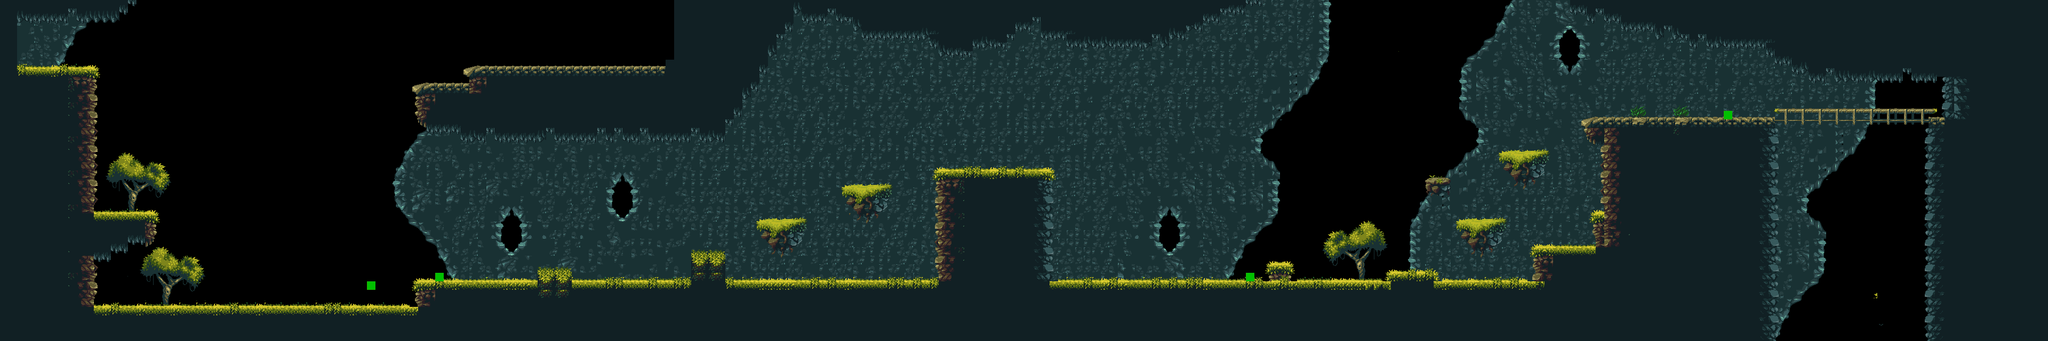

Below is a game level as drawn by its tile map, then a one-line description and the .tmx that defines it (tile-layer data replaced by summaries):
An orthogonal 240x40 tile map with 16x16 px tiles, 4 tile layers (caveBackground, mainGrass, enemies, front), 1 hidden layer not drawn, 3 tilesets.

<map version="1.5" tiledversion="1.7.2" orientation="orthogonal" renderorder="right-down" width="240" height="40" tilewidth="16" tileheight="16" infinite="0" nextlayerid="11" nextobjectid="1">
 <editorsettings>
  <export target="basic_tilemap_027.json" format="json" />
 </editorsettings>
 <tileset firstgid="1" name="Magic_Cliffs16_2" tilewidth="16" tileheight="16" tilecount="1160" columns="58">
  <image source="../tiles/Magic-Cliffs-Environment/PNG/tileset.png" width="928" height="320" />
 </tileset>
 <tileset firstgid="1161" name="Magic_Cliffs16" tilewidth="16" tileheight="16" tilecount="1160" columns="58">
  <image source="../tiles/Magic-Cliffs-Environment/PNG/tileset.png" width="928" height="320" />
 </tileset>
 <tileset firstgid="2321" name="nes-color-palette" tilewidth="16" tileheight="16" tilecount="64" columns="16">
  <image source="../tiles/nes-color-palette.jpg" width="256" height="64" />
 </tileset>
 <layer id="2" name="caveBackground" width="240" height="40">
  <data>[9600 cells, 5209 non-empty, 132 distinct tile ids]</data>
 </layer>
 <layer id="3" name="mainGrass" width="240" height="40">
  <data>[9600 cells, 4500 non-empty, 246 distinct tile ids]</data>
 </layer>
 <layer id="10" name="enemies" width="240" height="40">
  <data>[9600 cells, 4 non-empty, 1 distinct tile ids]</data>
 </layer>
 <layer id="9" name="front" width="240" height="40">
  <data>[9600 cells, 82 non-empty, 24 distinct tile ids]</data>
 </layer>
 <layer id="7" name="exclude" width="240" height="40" visible="0">
  <data>[9600 cells, 6 non-empty, 3 distinct tile ids]</data>
 </layer>
</map>
